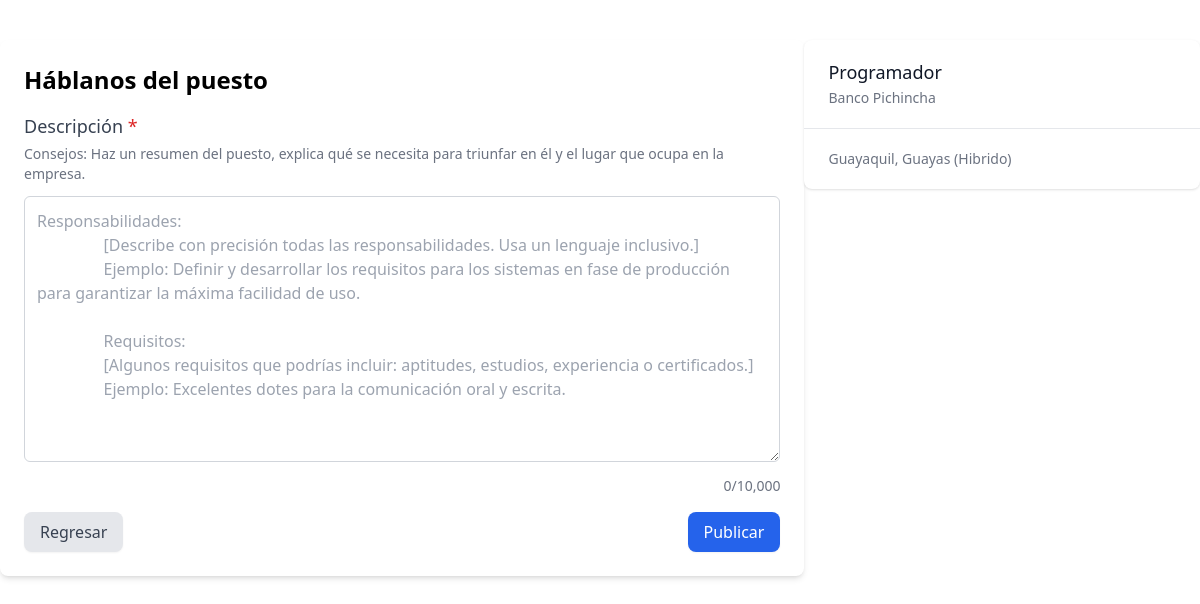
The page /jobdescription/24/ on the database its author committed.
### job/models.py (models this page shows, shortened)
class Job(models.Model):
    title = models.CharField(max_length=30)
    mode = models.ForeignKey(Mode, on_delete=models.CASCADE)
    company = models.ForeignKey(Company, on_delete=models.CASCADE, null=True, blank=True)
    address = models.ForeignKey(City, on_delete=models.CASCADE, null=True, blank=True)
    position = models.ForeignKey(Position, on_delete=models.CASCADE, null=True, blank=True)
    skills = models.ForeignKey(Skills, on_delete=models.CASCADE)
    description = models.TextField(max_length=1500, null=True, blank=True)

class Mode(models.Model):
    description = models.CharField(max_length=20)

### core/models.py (models this page shows, shortened)
class Company(models.Model):
    description = models.CharField(max_length=255, null=False, blank=False)
    photo = models.ImageField(upload_to='img/')

class City(models.Model):
    description = models.CharField(max_length=255, null=False, blank=False)
    province = models.ForeignKey(Province, on_delete=models.CASCADE, null=True, blank=True)
    address = models.CharField(max_length=500, null=False, blank=False)

class Province(models.Model):
    description = models.CharField(max_length=255, null=False, blank=False)
    country = models.ForeignKey(Country, on_delete=models.CASCADE, null=True, blank=True)

### job/views.py (the view, shortened to what this page needs)
# urls.py: path('jobdescription/<int:pk>/', JobDescriptionView.as_view(), name='jobdescription')
class JobDescriptionView(TemplateView):
    template_name = 'job/jobdescription.html'
    def get_jobId(self, **kwargs):
        jobId = self.kwargs.get('pk')
        return jobId
    def get_Job(self):
        jobId = self.get_jobId()
        job = Job.objects.get(pk=jobId)
        return job
    def get_context_data(self, **kwargs):
        context = super().get_context_data(**kwargs)
        context['job'] = self.get_Job
        return context

### theme/templates/job/jobdescription.html (shortened to what this page needs)
{% extends 'base.html' %}
{% load static %}
{% block content %}
<div class="flex">
    <div class="max-w-4xl mx-auto mt-10 bg-white p-6 rounded-lg shadow-md">
        <h2 class="text-2xl font-semibold mb-4">Háblanos del puesto</h2>
        <form method="post">
            <div class="mb-4">
                <label for="description" class="block text-lg font-medium text-gray-700 mb-1">
                    Descripción <span class="text-red-600">*</span>
                </label>
                <p class="text-sm text-gray-500 mb-3">
                    Consejos: Haz un resumen del puesto, explica qué se necesita para triunfar en él y el lugar que ocupa en la
                    empresa.
                </p>
                <textarea id="description" name="description" rows="10"
                class="w-full border border-gray-300 rounded-md p-3 focus:ring-blue-500 focus:border-blue-500"
                placeholder="Responsabilidades:
                [Describe con precisión todas las responsabilidades. Usa un lenguaje inclusivo.]
                Ejemplo: Definir y desarrollar los requisitos para los sistemas en fase de producción para garantizar la máxima facilidad de uso.
                Requisitos:
                [Algunos requisitos que podrías incluir: aptitudes, estudios, experiencia o certificados.]
                Ejemplo: Excelentes dotes para la comunicación oral y escrita."
                oninput="updateCharacterCount()"></textarea>
                <p class="text-sm text-gray-500 text-right mt-2" id="charCount">0/10,000</p>
            </div>
            <div class="flex justify-between items-center">
                <a href="{% url 'createjob' %}" class="bg-gray-200 text-gray-700 px-4 py-2 rounded-lg shadow-sm">
                    Regresar
                </a>
                <button type="submit" class="bg-blue-600 text-white px-4 py-2 rounded-lg shadow-sm hover:bg-blue-700">
                    Publicar
                </button>
            </div>
        </form>
    </div>
    <div class="max-w-4xl mt-10 lg:w-1/3">
        <div class="bg-white shadow overflow-hidden sm:rounded-lg">
            <div class="px-4 py-5 sm:px-6">
                <h3 class="text-lg leading-6 font-medium text-gray-900">{{ job.title }}</h3>
                <p class="mt-1 max-w-2xl text-sm text-gray-500">{{ job.company.description }}</p>
            </div>
            <div class="border-t border-gray-200 px-4 py-5 sm:px-6">
                <p class="text-sm text-gray-500">{{ job.address.description }}, {{ job.address.province.description }} ({{ job.mode.description }})</p>
            </div>
        </div>
    </div>
</div>
{% endblock %}

### rows shown on the page
Job: title "Programador", company.description "Banco Pichincha", address.description "Guayaquil", address.province.description "Guayas", mode.description "Hibrido"
